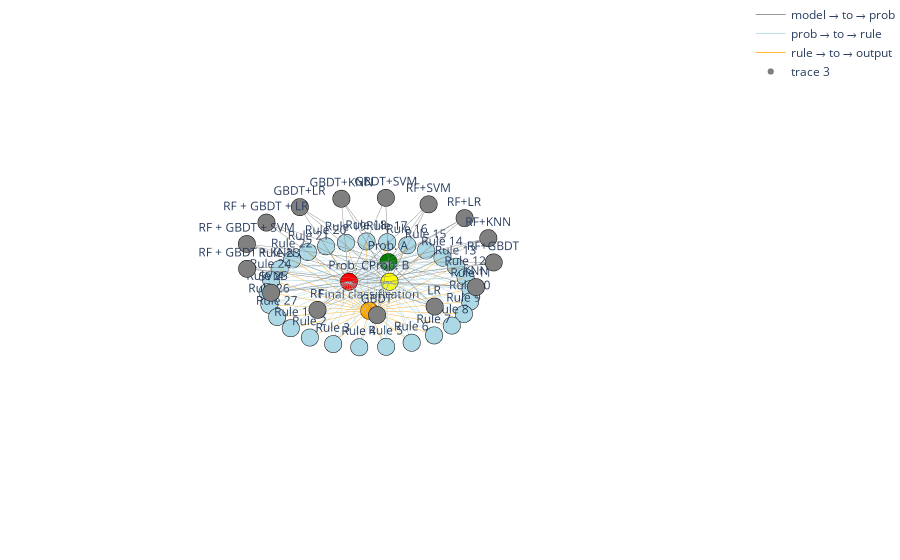

Notebook code for this chart:
### Code cell
import numpy as np
import networkx as nx
import plotly.graph_objects as go

# Modelos utilizados
model_names = ['SVM', 'RF', 'GBDT', 'LR', 'KNN',
               'RF+GBDT', 'RF+KNN', 'RF+LR', 'RF+SVM',
               'GBDT+SVM', 'GBDT+KNN', 'GBDT+LR',
               'RF + GBDT + LR', 'RF + GBDT + SVM', 'RF + GBDT + KNN']

# Criação do grafo
G = nx.DiGraph()

# Adiciona os nós dos modelos (camada z = 2.5)
for model in model_names:
    G.add_node(model, type='model')

# Adiciona os nós das probabilidades (camada z = 1.0)
G.add_node('Prob. A', type='input A')
G.add_node('Prob. B', type='input B')
G.add_node('Prob. C', type='input C')

# Adiciona o nó da saída (camada z = -1.5)
G.add_node('Final classification', type='output')

# Conecta cada modelo a cada probabilidade
for model in model_names:
    G.add_edge(model, 'Prob. A', layer='model-to-prob')
    G.add_edge(model, 'Prob. B', layer='model-to-prob')
    G.add_edge(model, 'Prob. C', layer='model-to-prob')

# Simulação das regras fuzzy
num_rules = 27
for i in range(num_rules):
    rule_name = f'Rule {i + 1}'
    G.add_node(rule_name, type='rule')
    G.add_edge('Prob. A', rule_name, layer='prob-to-rule')
    G.add_edge('Prob. B', rule_name, layer='prob-to-rule')
    G.add_edge('Prob. C', rule_name, layer='prob-to-rule')
    G.add_edge(rule_name, 'Final classification', layer='rule-to-output')

# Posicionamento dos nós
pos = {}

# Modelos em círculo mais amplo (z = 2.5)
radius_models = 6.5
angle_models = np.linspace(0, 2 * np.pi, len(model_names), endpoint=False)
for i, model in enumerate(model_names):
    x = radius_models * np.cos(angle_models[i])
    y = radius_models * np.sin(angle_models[i])
    pos[model] = np.array([x, y, 2.5])

# Probabilidades fixas mais afastadas (z = 1.0)
pos['Prob. A'] = np.array([-1.5, 0, 1.0])
pos['Prob. B'] = np.array([0, 1.5, 1.0])
pos['Prob. C'] = np.array([1.5, 0, 1.0])

# Regras distribuídas em círculo maior (z = 0.0)
radius_rules = 5.5
angle_rules = np.linspace(0, 2 * np.pi, num_rules, endpoint=False)
for i in range(num_rules):
    rule_name = f'Rule {i + 1}'
    x = radius_rules * np.cos(angle_rules[i])
    y = radius_rules * np.sin(angle_rules[i])
    pos[rule_name] = np.array([x, y, 0.0])

# Saída (z = -1.5)
pos['Final classification'] = np.array([0, 0, -1.5])

# Coordenadas dos nós
x_nodes = [pos[node][0] for node in G.nodes]
y_nodes = [pos[node][1] for node in G.nodes]
z_nodes = [pos[node][2] for node in G.nodes]

# Cores dos nós
node_colors = []
for node in G.nodes:
    ntype = G.nodes[node]['type']
    if ntype == 'model':
        node_colors.append('gray')
    elif ntype == 'input A':
        node_colors.append('green')
    elif ntype == 'input B':
        node_colors.append('yellow')
    elif ntype == 'input C':
        node_colors.append('red')
    elif ntype == 'output':
        node_colors.append('orange')
    else:
        node_colors.append('lightblue')

# Arestas por camada
layer_colors = {
    'model-to-prob': 'gray',
    'prob-to-rule': 'lightblue',
    'rule-to-output': 'orange'
}
edge_traces = {key: {'x': [], 'y': [], 'z': []} for key in layer_colors}

for edge in G.edges:
    x0, y0, z0 = pos[edge[0]]
    x1, y1, z1 = pos[edge[1]]
    layer = G.edges[edge]['layer']
    edge_traces[layer]['x'].extend([x0, x1, None])
    edge_traces[layer]['y'].extend([y0, y1, None])
    edge_traces[layer]['z'].extend([z0, z1, None])

# Plotagem
fig = go.Figure()

# Arestas coloridas por camada
for layer, coords in edge_traces.items():
    fig.add_trace(go.Scatter3d(
        x=coords['x'], y=coords['y'], z=coords['z'],
        mode='lines',
        line=dict(color=layer_colors[layer], width=0.8),
        hoverinfo='none',
        name=layer.replace('-', ' → ')
    ))

# Nós
fig.add_trace(go.Scatter3d(
    x=x_nodes, y=y_nodes, z=z_nodes,
    mode='markers+text',
    marker=dict(size=6, color=node_colors, line=dict(width=0.1, color='black')),
    text=list(G.nodes),
    textposition='top center',
    hoverinfo='text'
))

# Layout
fig.update_layout(
    # title='Fuzzy Rule Graph (3D) with Colored Layers',
    scene=dict(
        xaxis=dict(visible=False),
        yaxis=dict(visible=False),
        zaxis=dict(visible=False),
        camera=dict(eye=dict(x=2.4, y=2.4, z=2.0))
    ),
    margin=dict(l=0, r=0, t=0, b=0),
    paper_bgcolor='white',
    showlegend=True
)

fig.show()

### Figure 1 — Plotly figure (JSON) as saved in the notebook; plotly's stock layout.template omitted (floating-point values rounded to 4 significant figures; data arrays with more than 128 entries replaced by an {"elided": "..."} marker saying what was removed)
{"data": [{"hoverinfo": "none", "line": {"color": "gray", "width": 0.8}, "mode": "lines", "name": "model → to → prob", "type": "scatter3d", "x": {"elided": "135 float values"}, "y": {"elided": "135 float values"}, "z": {"elided": "135 float values"}}, {"hoverinfo": "none", "line": {"color": "lightblue", "width": 0.8}, "mode": "lines", "name": "prob → to → rule", "type": "scatter3d", "x": {"elided": "243 float values"}, "y": {"elided": "243 float values"}, "z": {"elided": "243 int values"}}, {"hoverinfo": "none", "line": {"color": "orange", "width": 0.8}, "mode": "lines", "name": "rule → to → output", "type": "scatter3d", "x": [5.5, 0, null, 5.352, 0, null, 4.915, 0, null, 4.213, 0, null, 3.284, 0, null, 2.178, 0, null, 0.9551, 0, null, -0.3198, 0, null, -1.577, 0, null, -2.75, 0, null, -3.774, 0, null, -4.595, 0, null, -5.168, 0, null, -5.463, 0, null, -5.463, 0, null, -5.168, 0, null, -4.595, 0, null, -3.774, 0, null, -2.75, 0, null, -1.577, 0, null, -0.3198, 0, null, 0.9551, 0, null, 2.178, 0, null, 3.284, 0, null, 4.213, 0, null, 4.915, 0, null, 5.352, 0, null], "y": [0, 0, null, 1.268, 0, null, 2.468, 0, null, 3.535, 0, null, 4.412, 0, null, 5.05, 0, null, 5.416, 0, null, 5.491, 0, null, 5.269, 0, null, 4.763, 0, null, 4.001, 0, null, 3.022, 0, null, 1.881, 0, null, 0.6385, 0, null, -0.6385, 0, null, -1.881, 0, null, -3.022, 0, null, -4.001, 0, null, -4.763, 0, null, -5.269, 0, null, -5.491, 0, null, -5.416, 0, null, -5.05, 0, null, -4.412, 0, null, -3.535, 0, null, -2.468, 0, null, -1.268, 0, null], "z": [0, -1.5, null, 0, -1.5, null, 0, -1.5, null, 0, -1.5, null, 0, -1.5, null, 0, -1.5, null, 0, -1.5, null, 0, -1.5, null, 0, -1.5, null, 0, -1.5, null, 0, -1.5, null, 0, -1.5, null, 0, -1.5, null, 0, -1.5, null, 0, -1.5, null, 0, -1.5, null, 0, -1.5, null, 0, -1.5, null, 0, -1.5, null, 0, -1.5, null, 0, -1.5, null, 0, -1.5, null, 0, -1.5, null, 0, -1.5, null, 0, -1.5, null, 0, -1.5, null, 0, -1.5, null]}, {"hoverinfo": "text", "marker": {"color": ["gray", "gray", "gray", "gray", "gray", "gray", "gray", "gray", "gray", "gray", "gray", "gray", "gray", "gray", "gray", "green", "yellow", "red", "orange", "lightblue", "lightblue", "lightblue", "lightblue", "lightblue", "lightblue", "lightblue", "lightblue", "lightblue", "lightblue", "lightblue", "lightblue", "lightblue", "lightblue", "lightblue", "lightblue", "lightblue", "lightblue", "lightblue", "lightblue", "lightblue", "lightblue", "lightblue", "lightblue", "lightblue", "lightblue", "lightblue"], "line": {"color": "black", "width": 0.1}, "size": 6}, "mode": "markers+text", "text": ["SVM", "RF", "GBDT", "LR", "KNN", "RF+GBDT", "RF+KNN", "RF+LR", "RF+SVM", "GBDT+SVM", "GBDT+KNN", "GBDT+LR", "RF + GBDT + LR", "RF + GBDT + SVM", "RF + GBDT + KNN", "Prob. A", "Prob. B", "Prob. C", "Final classification", "Rule 1", "Rule 2", "Rule 3", "Rule 4", "Rule 5", "Rule 6", "Rule 7", "Rule 8", "Rule 9", "Rule 10", "Rule 11", "Rule 12", "Rule 13", "Rule 14", "Rule 15", "Rule 16", "Rule 17", "Rule 18", "Rule 19", "Rule 20", "Rule 21", "Rule 22", "Rule 23", "Rule 24", "Rule 25", "Rule 26", "Rule 27"], "textposition": "top center", "type": "scatter3d", "x": [6.5, 5.938, 4.349, 2.009, -0.6794, -3.25, -5.259, -6.358, -6.358, -5.259, -3.25, -0.6794, 2.009, 4.349, 5.938, -1.5, 0, 1.5, 0, 5.5, 5.352, 4.915, 4.213, 3.284, 2.178, 0.9551, -0.3198, -1.577, -2.75, -3.774, -4.595, -5.168, -5.463, -5.463, -5.168, -4.595, -3.774, -2.75, -1.577, -0.3198, 0.9551, 2.178, 3.284, 4.213, 4.915, 5.352], "y": [0, 2.644, 4.83, 6.182, 6.464, 5.629, 3.821, 1.351, -1.351, -3.821, -5.629, -6.464, -6.182, -4.83, -2.644, 0, 1.5, 0, 0, 0, 1.268, 2.468, 3.535, 4.412, 5.05, 5.416, 5.491, 5.269, 4.763, 4.001, 3.022, 1.881, 0.6385, -0.6385, -1.881, -3.022, -4.001, -4.763, -5.269, -5.491, -5.416, -5.05, -4.412, -3.535, -2.468, -1.268], "z": [2.5, 2.5, 2.5, 2.5, 2.5, 2.5, 2.5, 2.5, 2.5, 2.5, 2.5, 2.5, 2.5, 2.5, 2.5, 1, 1, 1, -1.5, 0, 0, 0, 0, 0, 0, 0, 0, 0, 0, 0, 0, 0, 0, 0, 0, 0, 0, 0, 0, 0, 0, 0, 0, 0, 0, 0]}], "layout": {"margin": {"b": 0, "l": 0, "r": 0, "t": 0}, "paper_bgcolor": "white", "scene": {"camera": {"eye": {"x": 2.4, "y": 2.4, "z": 2}}, "xaxis": {"visible": false}, "yaxis": {"visible": false}, "zaxis": {"visible": false}}, "showlegend": true}}
